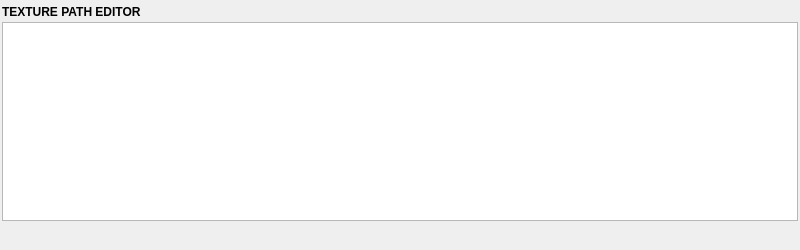
<?xml version="1.0" encoding="UTF-8"?>
<ui version="4.0">
 <class>QtUi</class>
 <widget class="QMainWindow" name="QtUi">
  <property name="enabled">
   <bool>true</bool>
  </property>
  <property name="geometry">
   <rect>
    <x>0</x>
    <y>0</y>
    <width>800</width>
    <height>250</height>
   </rect>
  </property>
  <property name="tabShape">
   <enum>QTabWidget::Triangular</enum>
  </property>
  <property name="dockNestingEnabled">
   <bool>true</bool>
  </property>
  <property name="dockOptions">
   <set>QMainWindow::AllowNestedDocks|QMainWindow::AllowTabbedDocks|QMainWindow::AnimatedDocks|QMainWindow::ForceTabbedDocks</set>
  </property>
  <property name="accessibleDescription">
   <string>Inspect and fix texture file paths: relocate, normalize and resolve missing maps.</string>
  </property>
  <widget class="QWidget" name="central_widget">
   <property name="minimumSize">
    <size>
     <width>800</width>
     <height>250</height>
    </size>
   </property>
   <layout class="QVBoxLayout" name="verticalLayout">
    <property name="spacing">
     <number>2</number>
    </property>
    <property name="leftMargin">
     <number>2</number>
    </property>
    <property name="topMargin">
     <number>2</number>
    </property>
    <property name="rightMargin">
     <number>2</number>
    </property>
    <property name="bottomMargin">
     <number>2</number>
    </property>
    <item>
     <layout class="QVBoxLayout" name="main_layout">
      <property name="spacing">
       <number>1</number>
      </property>
      <property name="sizeConstraint">
       <enum>QLayout::SetFixedSize</enum>
      </property>
      <item>
       <widget class="Header" name="header">
        <property name="minimumSize">
         <size>
          <width>0</width>
          <height>19</height>
         </size>
        </property>
        <property name="maximumSize">
         <size>
          <width>9999</width>
          <height>19</height>
         </size>
        </property>
        <property name="font">
         <font>
          <weight>75</weight>
          <bold>true</bold>
         </font>
        </property>
        <property name="text">
         <string>TEXTURE PATH EDITOR</string>
        </property>
       </widget>
      </item>
      <item>
       <widget class="TableWidget" name="tbl000"/>
      </item>
     </layout>
    </item>
    <item>
     <widget class="Footer" name="footer" native="true">
      <property name="minimumSize">
       <size>
        <width>0</width>
        <height>25</height>
       </size>
      </property>
     </widget>
    </item>
   </layout>
  </widget>
 </widget>
 <customwidgets>
  <customwidget>
   <class>Header</class>
   <extends>QLabel</extends>
   <header>uitk.widgets.header.Header.h</header>
  </customwidget>
  <customwidget>
   <class>TableWidget</class>
   <extends>QTableWidget</extends>
   <header>uitk.widgets.tableWidget.TableWidget.h</header>
  </customwidget>
  <customwidget>
   <class>Footer</class>
   <extends>QWidget</extends>
   <header>uitk.widgets.footer</header>
  </customwidget>
 </customwidgets>
 <resources/>
 <connections/>
 <designerdata>
  <property name="gridDeltaX">
   <number>5</number>
  </property>
  <property name="gridDeltaY">
   <number>5</number>
  </property>
  <property name="gridSnapX">
   <bool>true</bool>
  </property>
  <property name="gridSnapY">
   <bool>true</bool>
  </property>
  <property name="gridVisible">
   <bool>true</bool>
  </property>
 </designerdata>
</ui>
